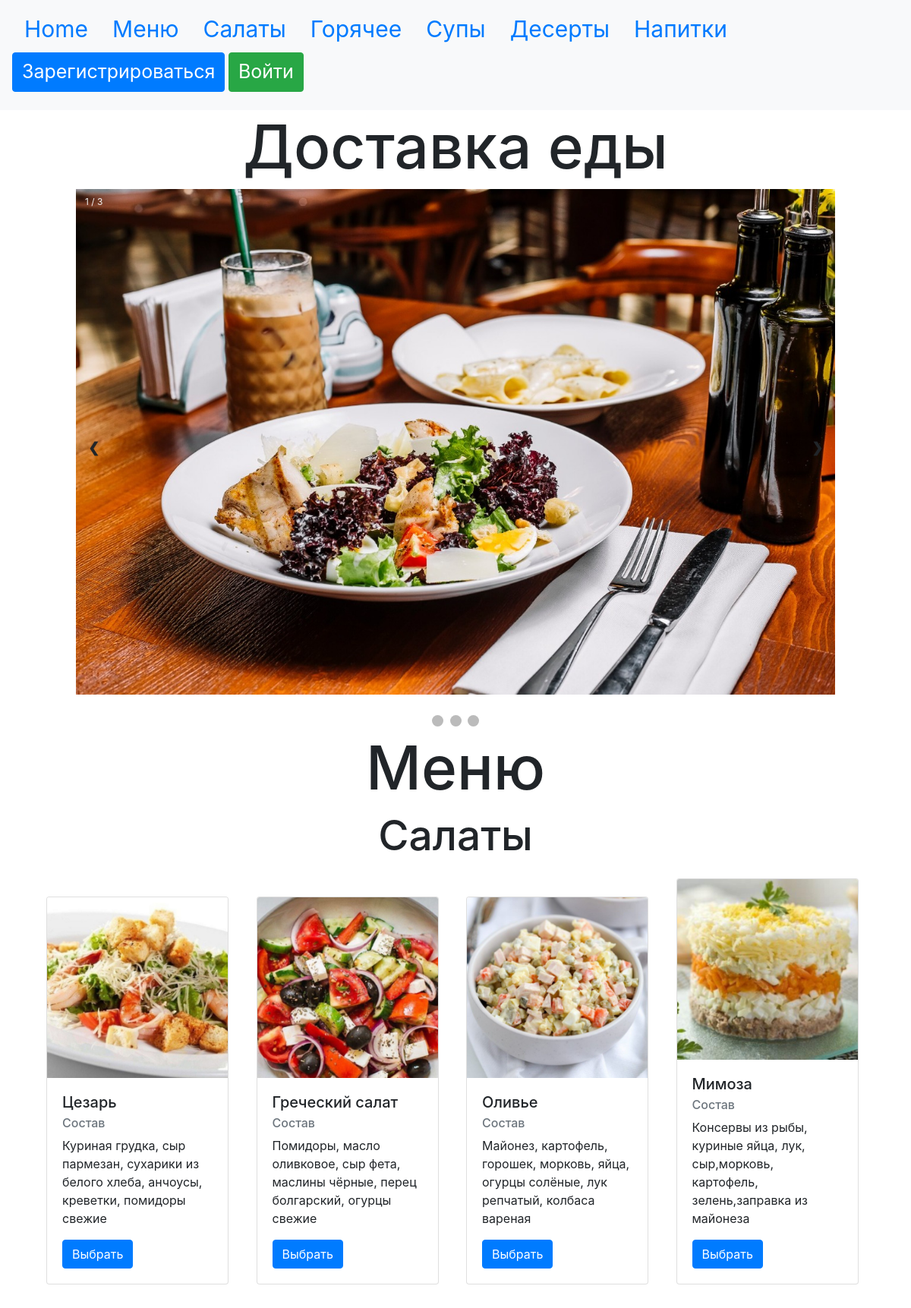
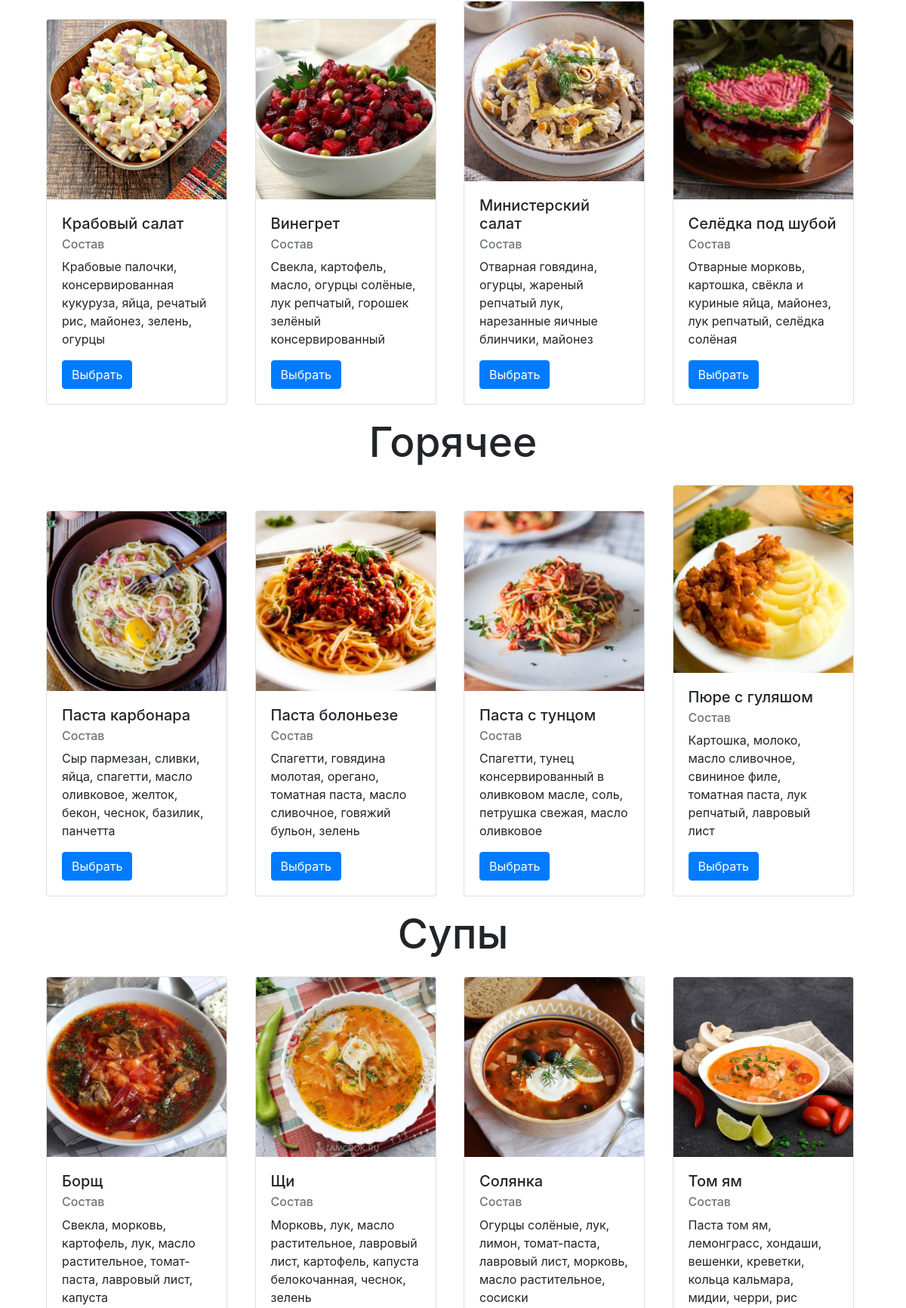
The page / (upper part) on the database its author committed (2 pictures, top to bottom).
### data/food.py (models this page shows)
class Food(SqlAlchemyBase, SerializerMixin):
    __tablename__ = 'food'
    id = sqlalchemy.Column(sqlalchemy.Integer,
                           primary_key=True, autoincrement=True)
    type = sqlalchemy.Column(sqlalchemy.String, nullable=True)
    name = sqlalchemy.Column(sqlalchemy.String, nullable=True)
    about = sqlalchemy.Column(sqlalchemy.String, nullable=True)
    price = sqlalchemy.Column(sqlalchemy.String, nullable=True)
    image = sqlalchemy.Column(sqlalchemy.String, nullable=True)

### main.py (the view)
    @app.route("/")
    def index():
        form = FoodForm()
        id = 1
        db_sess = db_session.create_session()
        userr = db_sess.query(User).all()
        food = db_sess.query(Food).all()
        return render_template("index.html", food=food, user=userr, form=form, id=id)

### data/db_session.py (called while the page is built)
def create_session() -> Session:
    global __factory
    return __factory()

### templates/index.html (shortened to what this page needs)
{% extends "base.html" %}
{% block content %}
    <h1 class="text-center" style="font-size: 80px">Доставка еды</h1>
    <div class="slideshow-container">
        <div class="mySlides">
            <div class="numbertext">1 / 3</div>
            <img src="{{ url_for('static', filename='img/pic1.jpeg') }}"
                 alt="здесь должна была быть картинка, но не нашлась" style="width:100%">
            <div class="text"></div>
        </div>
        <a class="prev" onclick="plusSlides(-1)">❮</a>
        <a class="next" onclick="plusSlides(1)">❯</a>
    </div>
    <br>
    <div style="text-align:center">
        <span class="dot" onclick="currentSlide(1)"></span>
        <span class="dot" onclick="currentSlide(2)"></span>
        <span class="dot" onclick="currentSlide(3)"></span>
    </div>
    <h1 class="text-center" style="font-size: 80px" id="menu">Меню</h1>
    <h1 class="text-center" style="font-size: 55px" id="salads">Салаты</h1>
    {% for item in food %}
        {% if item.type == 'салат' %}
            {% set a = item.name + "0" %}
            {% set b = '#' + item.name + "0" %}
            <div class="card" style="width: 15rem;">
                <img src="{{ url_for('static', filename=item.image) }}"
                     alt="здесь должна была быть картинка, но не нашлась" class="card-img-top">
                <div class="card-body">
                    <h5 class="card-title">{{ item.name }}</h5>
                    <h6 class="card-subtitle mb-2 text-muted">Состав</h6>
                    <p class="card-text">{{ item.about }}</p>
                    <a class="btn btn-primary" href="/food/{{ item.id }}">Выбрать</a>
                </div>
            </div>
        {% endif %}
    {% endfor %}
    <h1 class="text-center" style="font-size: 55px" id="hot">Горячее</h1>
    {% for item in food %}
        {% if item.type == 'горячее' %}
            <div class="card" style="width: 15rem;">
                <img src="{{ url_for('static', filename=item.image) }}"
                     alt="здесь должна была быть картинка, но не нашлась" class="card-img-top">
                <div class="card-body">
                    <h5 class="card-title">{{ item.name }}</h5>
                    <h6 class="card-subtitle mb-2 text-muted">Состав</h6>
                      <p class="card-text">{{ item.about }}</p>
                    <a class="btn btn-primary" href="/food/{{ item.id }}">Выбрать</a>
                </div>
            </div>
        {% endif %}
    {% endfor %}
    <h1 class="text-center" style="font-size: 55px" id="soups">Супы</h1>
    {% for item in food %}
        {% if item.type == 'суп' %}
            <div class="card" style="width: 15rem;">
                <img src="{{ url_for('static', filename=item.image) }}"
                     alt="здесь должна была быть картинка, но не нашлась" class="card-img-top">
                <div class="card-body">
                    <h5 class="card-title">{{ item.name }}</h5>
                    <h6 class="card-subtitle mb-2 text-muted">Состав</h6>
                     <p class="card-text">{{ item.about }}</p>
                </div>
            </div>
        {% endif %}
    {% endfor %}
{% endblock %}

### templates/base.html (shortened to what this page needs)
<!doctype html>
<html lang="en">
<head>
    <link rel="stylesheet"
          href="https://stackpath.bootstrapcdn.com/bootstrap/4.4.1/css/bootstrap.min.css"
>
</head>
<body>
<header>
    <nav class="navbar navbar-light bg-light">
     <ul class="nav">
        <li class="nav-item">
    <a class="nav-link" href="/" style="font-size: 30px">Home</a>
  </li>
    <li class="nav-item">
    <a class="nav-link" href="/#menu" style="font-size: 30px">Меню</a>
  </li>
  <li class="nav-item">
    <a class="nav-link" href="/#salads" style="font-size: 30px">Салаты</a>
  </li>
  <li class="nav-item">
    <a class="nav-link" href="/#hot" style="font-size: 30px">Горячее</a>
  </li>
  <li class="nav-item">
    <a class="nav-link" href="/#soups" style="font-size: 30px">Супы</a>
  </li>
    <li class="nav-item">
    <a class="nav-link" href="/#deserts" style="font-size: 30px">Десерты</a>
  </li>
    <li class="nav-item">
    <a class="nav-link" href="/#drinks" style="font-size: 30px">Напитки</a>
  </li>
    </ul>
        {% if current_user.is_authenticated %}
            <a class="nav-link" href="/basket" style="font-size: 30px">Корзина</a>
         <a class="navbar-brand" href="/logout" style="font-size: 30px">{{ current_user.name }}</a>
        {% else %}
    <p>
        <a class="btn btn-primary " href="/register" style="font-size: 25px; vertical-align: center">Зарегистрироваться</a>
        <a class="btn btn-success" href="/login" style="font-size: 25px; vertical-align: center">Войти</a>
    </p>
    {% endif %}
    </nav>
</header>
<main role="main" class="container">
    {% block content %}{% endblock %}
</main>
</body>
</html>

### templates/index.html (style rules this page uses)
html { font-family: sans-serif; }
* { box-sizing: border-box }
header { position: sticky; top: 0; z-index: 1; }
.slideshow-container { max-width: 1000px; position: relative; margin: auto; }
.mySlides { display: none; }
.prev, .next { cursor: pointer; position: absolute; top: 50%; width: auto; margin-top: -22px; padding: 16px; color: white; font-weight: bold; font-size: 18px; transition: 0.6s ease; border-radius: 0 3px 3px 0; }
.next { right: 0; border-radius: 3px 0 0 3px; }
.text { color: #f2f2f2; font-size: 15px; padding: 8px 12px; position: absolute; bottom: 8px; width: 100%; text-align: center; }
.numbertext { color: #f2f2f2; font-size: 12px; padding: 8px 12px; position: absolute; top: 0; }
.dot { cursor: pointer; height: 15px; width: 15px; margin: 0 2px; background-color: #bbb; border-radius: 50%; display: inline-block; transition: background-color 0.6s ease; }
.card { display: inline-block; margin: 16px; }

### rows shown on the page
Food: image (picture), name "Цезарь", about "Куриная грудка, сыр пармезан, сухарики из белого хлеба, анчоусы, креветки, помидоры свежие"
Food: image (picture), name "Греческий салат", about "Помидоры, масло оливковое, сыр фета, маслины чёрные, перец болгарский, огурцы свежие"
Food: image (picture), name "Оливье", about "Майонез, картофель, горошек, морковь, яйца, огурцы солёные, лук репчатый, колбаса вареная"
Food: image (picture), name "Мимоза", about "Консервы из рыбы, куриные яйца, лук, сыр,морковь, картофель, зелень,заправка из майонеза"
Food: image (picture), name "Крабовый салат", about "Крабовые палочки, консервированная кукуруза, яйца, речатый рис, майонез, зелень, огурцы"
Food: image (picture), name "Винегрет", about "Свекла, картофель, масло, огурцы солёные, лук репчатый, горошек зелёный консервированный"
Food: image (picture), name "Министерский салат", about "Отварная говядина, огурцы, жареный репчатый лук, нарезанные яичные блинчики, майонез"
Food: image (picture), name "Селёдка под шубой", about "Отварные морковь, картошка, свёкла и куриные яйца, майонез, лук репчатый, селёдка солёная"
Food: image (picture), name "Паста карбонара", about "Сыр пармезан, сливки, яйца, спагетти, масло оливковое, желток, бекон, чеснок, базилик, панчетта"
Food: image (picture), name "Паста болоньезе", about "Спагетти, говядина молотая, орегано, томатная паста, масло сливочное, говяжий бульон, зелень"
Food: image (picture), name "Паста с тунцом", about "Спагетти, тунец консервированный в оливковом масле, соль, петрушка свежая, масло оливковое"
Food: image (picture), name "Пюре с гуляшом", about "Картошка, молоко, масло сливочное, свининое филе, томатная паста, лук репчатый, лавровый лист"
Food: image (picture), name "Борщ", about "Свекла, морковь, картофель, лук, масло растительное, томат-паста, лавровый лист, капуста"
Food: image (picture), name "Щи", about "Морковь, лук, масло растительное, лавровый лист, картофель, капуста белокочанная, чеснок, зелень"
Food: image (picture), name "Солянка", about "Огурцы солёные, лук, лимон, томат-паста, лавровый лист, морковь, масло растительное, сосиски"
Food: image (picture), name "Том ям", about "Паста том ям, лемонграсс, хондаши, вешенки, креветки, кольца кальмара, мидии, черри, рис"
